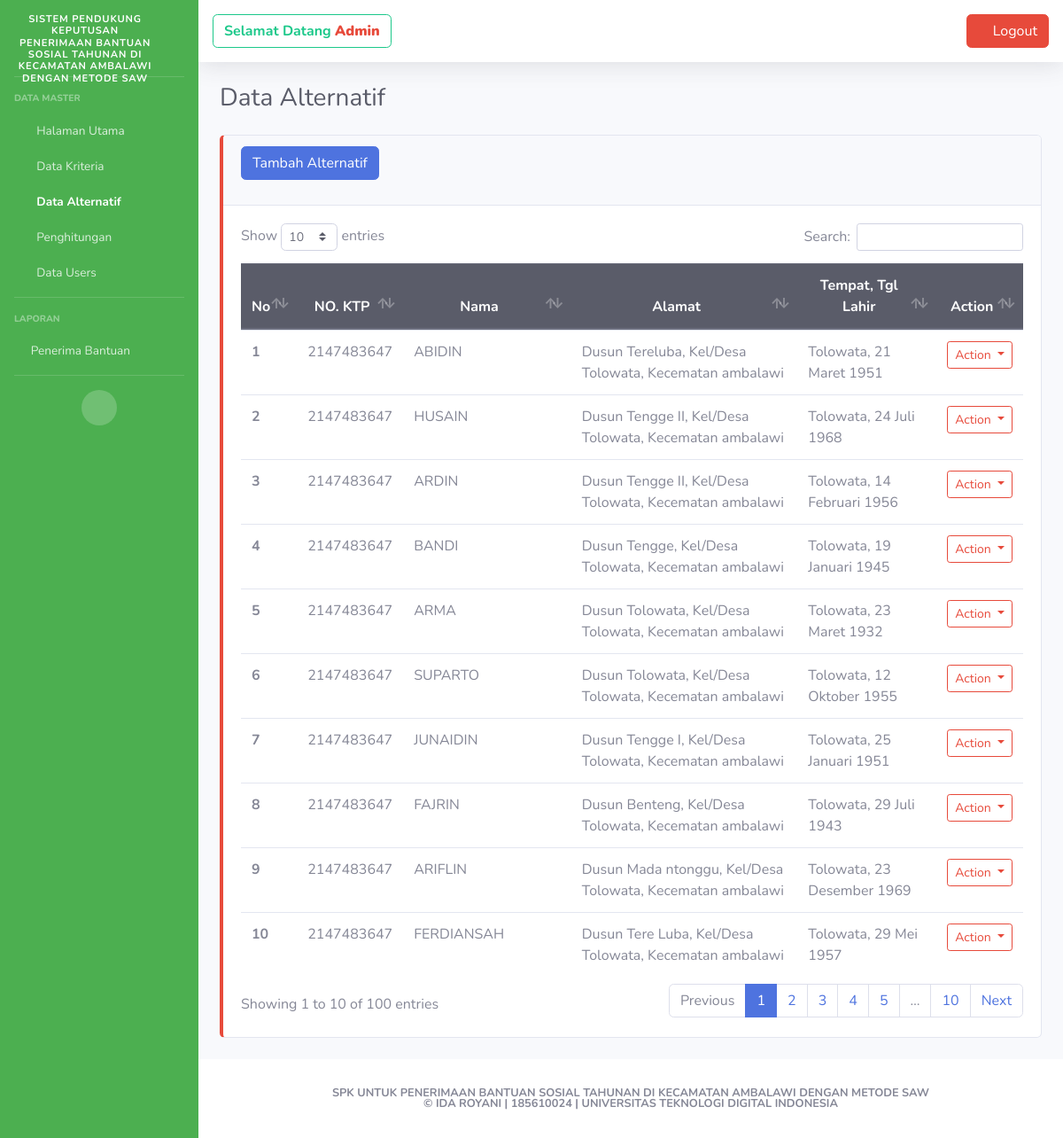
Screenshot of /public/alternatif (signed in) with the database file from the repository.
### tables this page shows
CREATE TABLE `keluarga` (
  `id_keluarga` int(40) NOT NULL,
  `nama` varchar(50) DEFAULT NULL,
  `tempat_lahir` varchar(100) DEFAULT NULL,
  `tgl_lahir`  date DEFAULT NULL,
  `jekel` enum('P','L') DEFAULT NULL,
  `alamat` varchar(100) DEFAULT NULL,
  `agama` varchar(20) DEFAULT NULL,
  `nilai_saw` float DEFAULT NULL
);

### app/core/Controller.php (called while the page is built, shortened)
<?php
class Controller
{
    public function render($view, $data = [])
    {
        $tanggal = new Tanggal();
        require_once '../app/views/' . $view . '.php';
    }
    public function model($model)
    {
        return new $model;
    }
}

### app/controllers/AlternatifController.php (called while the page is built, shortened)
<?php
class AlternatifController extends Controller
{
    public function index()
    {
        $data['title'] = "Data Alternatif";
        $data['alternatif'] = $this->model('AlternatifModel')->semua_alternatif();
        $this->render('alternatif/index', $data);
    }
}

### app/core/App.php (called while the page is built, shortened)
<?php
class App
{
    protected $method = 'index';
    protected $params = [];
    public function __construct()
    {
        $this->controller = new $this->controller;
        call_user_func_array([$this->controller, $this->method], $this->params);
    }
}

### public/index.php (called while the page is built, shortened)
<?php
$app = new App;

### app/core/Database.php (called while the page is built, shortened)
<?php
class Database {
	private $host = DB_HOST;
	private $user = DB_USER;
	private $pass = DB_PASS;
	private $dbname = DB_NAME;
	private $dbh;
	private $stmt;
	public function __construct() {
		$dsn = 'mysql:host=' . $this->host . ';dbname=' . $this->dbname;
		$options = array (
			PDO::ATTR_PERSISTENT => true,
			PDO::ATTR_ERRMODE => PDO::ERRMODE_EXCEPTION
		);
		try {
			$this->dbh = new PDO ($dsn, $this->user, $this->pass, $options);
		}
		catch ( PDOException $e ) {
			$this->error = $e->getMessage();
		}
	}
	public function query($query) {
		$this->stmt = $this->dbh->prepare($query);
	}
	public function execute(){
		return $this->stmt->execute();
	}
	public function resultset(){
		$this->execute();
		return $this->stmt->fetchAll(PDO::FETCH_OBJ);
	}
}

### app/models/AlternatifModel.php (called while the page is built, shortened)
<?php
class AlternatifModel extends Database
{
    public function semua_alternatif()
    {
        $query = 'SELECT * FROM keluarga';
        $this->query($query);
        return $this->resultset();
    }
}

### app/core/Tanggal.php (called while the page is built)
<?php
class Tanggal
{
    public function tanggal_indo($tgl)
    {
        $tanggal     = substr($tgl, 8, 2);
        $bulan         = $this->getBulan(substr($tgl, 5, 2));
        $tahun         = substr($tgl, 0, 4);
        $jam         = substr($tgl, 11, 3);
        $menit         = substr($tgl, 14, 3);
        $detik         = substr($tgl, 17, 2);
        $newTanggal =  $tanggal . ' ' . $bulan . ' ' . $tahun . ' ' . $jam . ' ' . $menit . ' ' . $detik;
        return $newTanggal;
    }
    public function getBulan($bln)
    {
        switch ($bln) {
            case 1:
                return "Januari";
                break;
            case 2:
                return "Februari";
                break;
            case 3:
                return "Maret";
                break;
            case 4:
                return "April";
                break;
            case 5:
                return "Mei";
                break;
            case 6:
                return "Juni";
                break;
            case 7:
                return "Juli";
                break;
            case 8:
                return "Agustus";
                break;
            case 9:
                return "September";
                break;
            case 10:
                return "Oktober";
                break;
            case 11:
                return "November";
                break;
            case 12:
                return "Desember";
                break;
        }
    }
}

### app/views/alternatif/index.php (the view, shortened to what this page needs)
<div class="container-fluid">
    <h1 class="h3 mb-4 text-gray-800"><?= $data['title'] ?></h1>
    <div class="row">
        <div class="col-lg">
            <div class="card card-shadow mb-4 border-left-danger">
                <div class="card-header mb-0">
                    <a href="<?= BASEURL . 'alternatif/form' ?>" class="btn btn-primary mb-3">Tambah Alternatif</a>
                </div>
                <div class="card-body">
                    <div class="table-responsive">
                        <table class="table table-hover datatable" cellspacing="0">
                            <thead class="thead-dark">
                                <tr>
                                <th scope="col">No</th>
                                    <th scope="col" class="text-center">NO. KTP</th>
                                    <th scope="col" class="text-center">Nama</th>
                                    <th scope="col" class="text-center">Alamat</th>
                                    <th scope="col" class="text-center">Tempat, Tgl Lahir</th>
                                    <th scope="col" width="10%" class="text-center">Action</th>
                                </tr>
                            </thead>
                            <tbody>
                                <?php
                                $i = 1;
                                foreach ($data['alternatif'] as $k) { ?>
                                    <tr>
                                        <th scope="row"><?= $i++; ?></th>
                                        <td><?= $k->id_keluarga ?></td>
                                        <td><?= strtoupper($k->nama) ?></td>
                                        <td><?= $k->alamat ?></td>
                                        <td><?= ucwords($k->tempat_lahir) . ', ' . $tanggal->tanggal_indo($k->tgl_lahir) ?></td>
                                        <td>
                                            <div class="btn-group" role="group">
                                                <button id="btnGroupDrop1" type="button" class="btn btn-outline-danger btn-sm dropdown-toggle" data-toggle="dropdown" aria-haspopup="true" aria-expanded="false">
                                                    Action
                                                </button>
                                            </div>
                                        </td>
                                    </tr>
                                <?php } ?>
                            </tbody>
                        </table>
                    </div>
                </div>
            </div>
        </div>
    </div>
</div>

### rows the page displays
keluarga: id_keluarga "2147483647", nama "ABIDIN", alamat "Dusun Tereluba, Kel/Desa Tolowata, Kecematan ambalawi", tempat_lahir "Tolowata", tgl_lahir "21 Maret 1951"
keluarga: id_keluarga "2147483647", nama "HUSAIN", alamat "Dusun Tengge II, Kel/Desa Tolowata, Kecematan ambalawi", tempat_lahir "Tolowata", tgl_lahir "24 Juli 1968"
keluarga: id_keluarga "2147483647", nama "ARDIN", alamat "Dusun Tengge II, Kel/Desa Tolowata, Kecematan ambalawi", tempat_lahir "Tolowata", tgl_lahir "14 Februari 1956"
keluarga: id_keluarga "2147483647", nama "BANDI", alamat "Dusun Tengge, Kel/Desa Tolowata, Kecematan ambalawi", tempat_lahir "Tolowata", tgl_lahir "19 Januari 1945"
keluarga: id_keluarga "2147483647", nama "ARMA", alamat "Dusun Tolowata, Kel/Desa Tolowata, Kecematan ambalawi", tempat_lahir "Tolowata", tgl_lahir "23 Maret 1932"
keluarga: id_keluarga "2147483647", nama "SUPARTO", alamat "Dusun Tolowata, Kel/Desa Tolowata, Kecematan ambalawi", tempat_lahir "Tolowata", tgl_lahir "12 Oktober 1955"
keluarga: id_keluarga "2147483647", nama "JUNAIDIN", alamat "Dusun Tengge I, Kel/Desa Tolowata, Kecematan ambalawi", tempat_lahir "Tolowata", tgl_lahir "25 Januari 1951"
keluarga: id_keluarga "2147483647", nama "FAJRIN", alamat "Dusun Benteng, Kel/Desa Tolowata, Kecematan ambalawi", tempat_lahir "Tolowata", tgl_lahir "29 Juli 1943"
keluarga: id_keluarga "2147483647", nama "ARIFLIN", alamat "Dusun Mada ntonggu, Kel/Desa Tolowata, Kecematan ambalawi", tempat_lahir "Tolowata", tgl_lahir "23 Desember 1969"
keluarga: id_keluarga "2147483647", nama "FERDIANSAH", alamat "Dusun Tere Luba, Kel/Desa Tolowata, Kecematan ambalawi", tempat_lahir "Tolowata", tgl_lahir "29 Mei 1957"

### other values shown
$m['menu'] "Halaman Utama"
$m['menu'] "Data Kriteria"
$m['menu'] "Data Alternatif"
$m['menu'] "Penghitungan"
$m['menu'] "Data Users"
$_SESSION['username'] "Admin"
$data['title'] "Data Alternatif"
